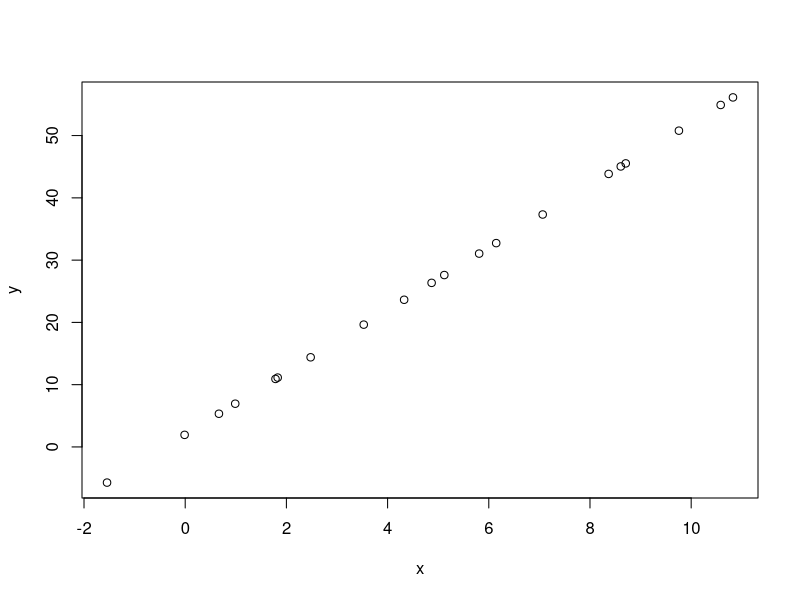
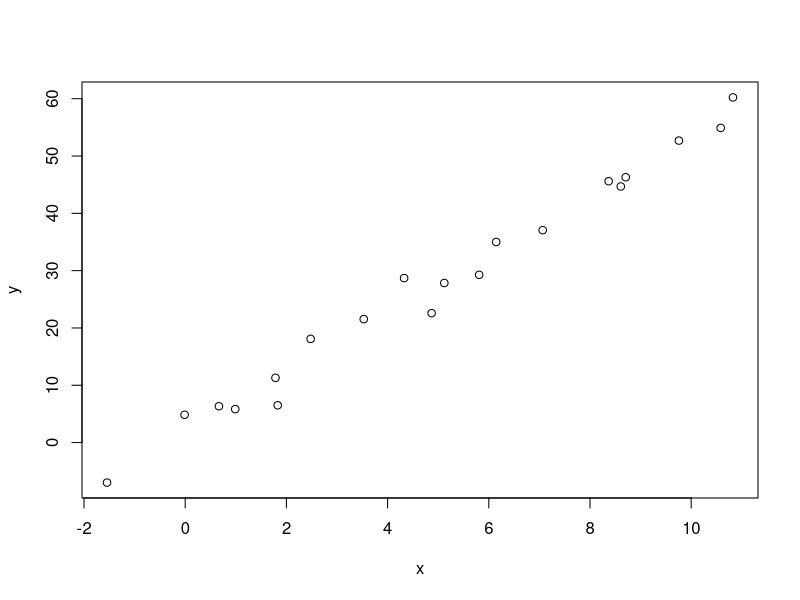
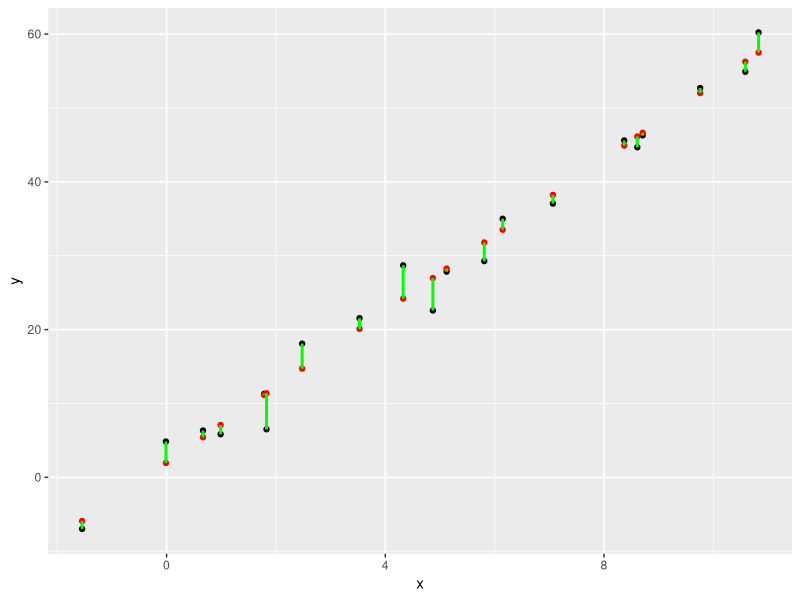
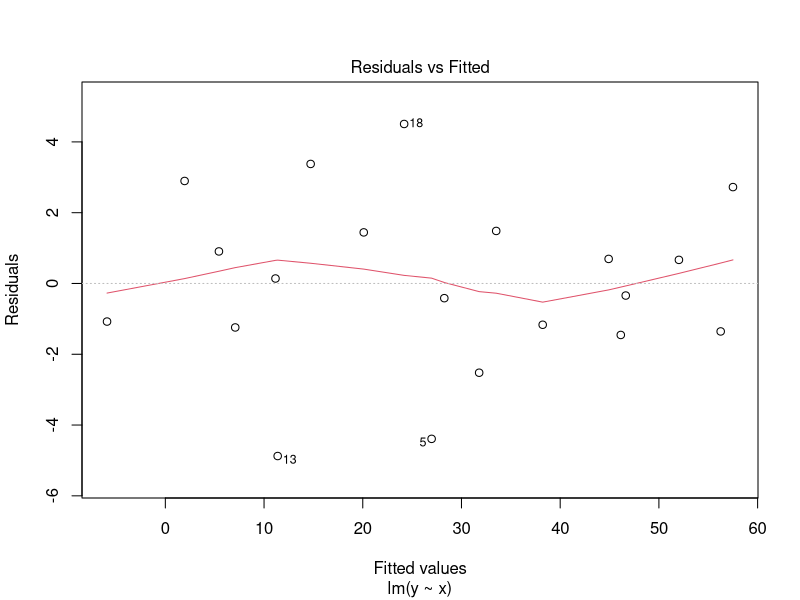
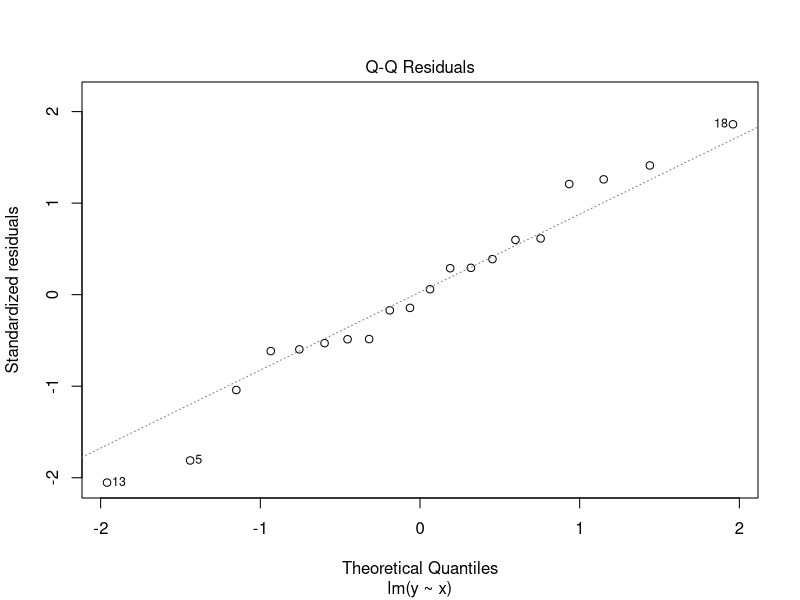
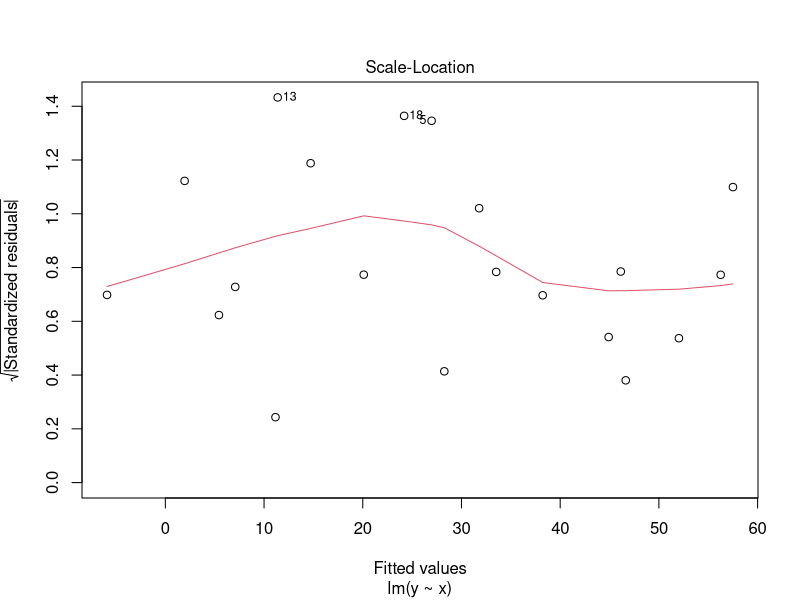
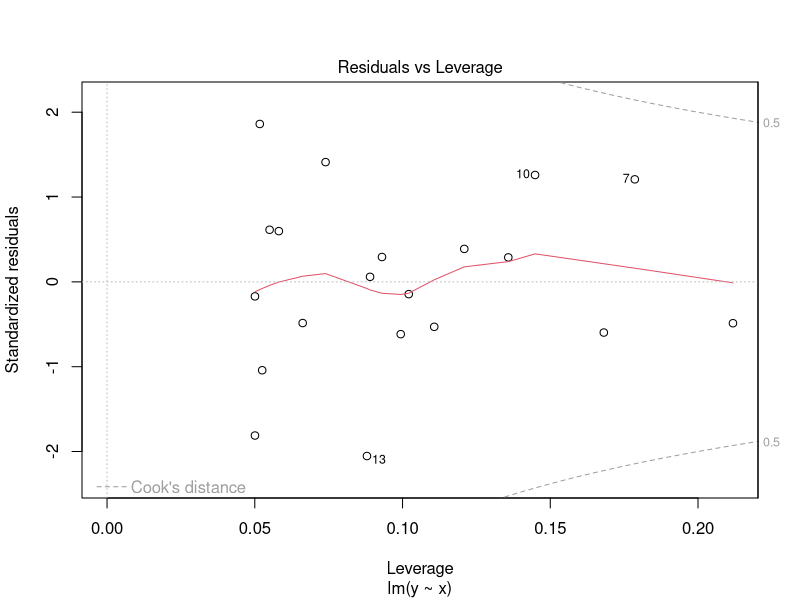
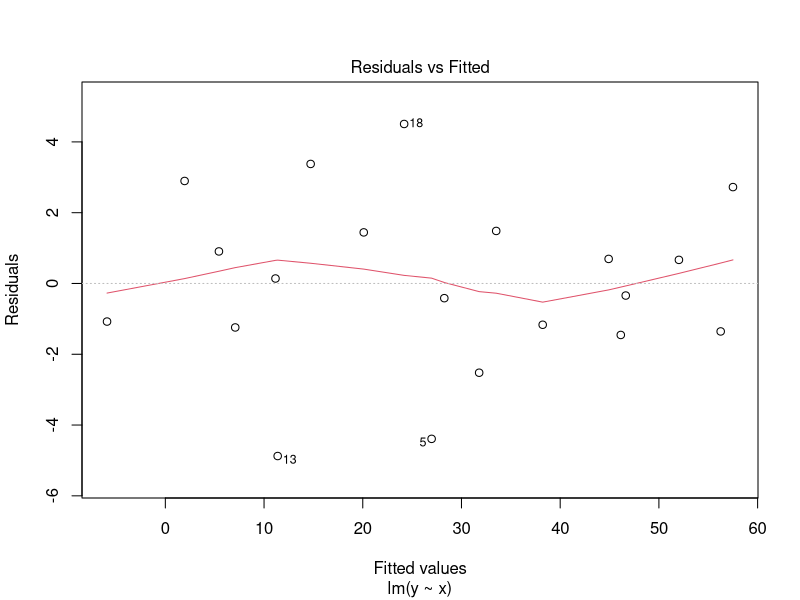

Reproduce these figures in R, in order. (Note: this script raises an error after producing the figures.)
# Create some data

x <-  rnorm(20, 5, 4)

y <- 2 + 5*x

plot(x,y)

# Let's be more realistic, and add some random noise

y <- 2 + 5*x + rnorm(20,0,2)

plot(x,y)

x

y

# Put these data into a data frame
df <- data.frame(x, y)

df

# Let's generate a model

lm1 <- lm(y ~ x, data=df)

summary(lm1)

resid(lm1)

predict(lm1)

# Let's take a look at our predictions compared the our "measured" data
library(ggplot2)

ggplot(data=df, aes(x)) +
  geom_point(aes(y=y)) +
  geom_point(aes(y=predict(lm1)), colour="red") +
  geom_linerange(aes(ymin=predict(lm1), ymax=y), colour="green", size=1)

# Looking again at the summary
summary(lm1)

# We can make it nicer using the broom package
broom::glance(lm1)

broom::tidy(lm1)

# If you don't want to use broom, you can use base R too
coefficients(lm1)

coefficients(lm1)[1]

coefficients(lm1)[2]

coefficients(lm1)["x"]

# We can also get confidence intervals
confint(lm1)

broom::tidy(lm1, conf.int=TRUE)

# And standardised paramaters
parameters::model_parameters(lm1, standardize="refit")

# We can get diagnostic plots

plot(lm1)

# 1. The predicted values from the model (x-axis) against the residuals (y-axis). Use this plot to look for linearity and homoscedasticity.
# 2. A Q-Q plot of the standardized residuals. Use this plot to look for normality of residuals.
# 3. The predicted values from the model (x-axis) against the square root of the standardized residuals (y-axis). This is a variant of plot 1 and is used to look for linearity and homoscedasticity.
# 4. The case number (x-axis) against the Cooks distance (y-axis). This plot can help to identify influential cases (cases with large values for Cooks distance).
# 5. The leverage value for each case (x-axis) against the standardized residual (y-axis). This plot is used to identify influential cases and outliers. Leverage values indicate the influence of an individual case on the model and are related to Cook’s distance.
# 6. The leverage value for each case (x-axis) against the corresponding Cooks distance (y-axis). This plot is used to identify influential cases and outliers.

plot(lm1, which=1:6)

# Now let's do this with a real dataset

mtcars

plot(mpg ~ wt, data=mtcars)

plot(mpg ~ drat, data=mtcars)

# We can get a scatter matrix

# Using base R

plot(mtcars[,c('wt', 'drat', 'mpg')])

# Or, better, using GGally
GGally::ggscatmat(mtcars,
                  columns=c("wt", "drat", "mpg"))

lm2 <- lm(mpg ~ wt, data=mtcars)

broom::glance(lm2)

broom::tidy(lm2, conf.int=TRUE)

summary(lm2)

# Let's add a new second variable

lm3 <- lm(mpg ~ wt + drat, data=mtcars)

summary(lm3)

# Test if this model is any better

anova(lm2, lm3)

mtcars

# Could we use any other variables, how about hp

GGally::ggscatmat(mtcars,
                  columns=c("wt", "drat", "hp","mpg"))


lm4 <- lm(mpg ~ wt + hp, data=mtcars)

summary(lm4)

anova(lm2,lm4)

plot(lm4)

# We can also put factors into the linear model

mtcars$am <- factor(mtcars$am, levels=c(0,1), labels=c("auto", "manual"))

mtcars$vs <- factor(mtcars$vs, levels=c(0,1), labels=c("v-shaped", "straight"))

# Include the interaction
lm5 <- lm(mpg~am*vs, data=mtcars)

summary(lm5)

anova(lm5)

# Suppose we wanted to have three factors, but not all their interactions
lm(mpg~gear + am + vs + am:vs + gear:am + gear:vs)
